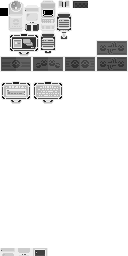
#> input picture assets/tilesets/primary_building/tiles.png, 128 x 256 px
$ python preview_tilesets.py
#> lines starting #> are read from the running program, lines starting #| are printed output that depends on the picture
#!/usr/bin/env python3
"""
为 assets/tilesets/ 下每个图块集生成彩色预览图。

GBA 图块集使用调色板模式（mode=P），每个图块集目录含：
  - tiles.png        原始像素（索引色，128px 宽，8×8 图块）
  - palettes/00~15.pal  16个调色板，每个16色（JASC-PAL格式）

本脚本将16个调色板合并为256色调色板应用到 tiles.png，
输出放大预览图到 assets/tilesets/<名称>/preview.png。

最后生成一张汇总图 assets/tilesets/_all_preview.png。

用法：
    python3 tools/preview_tilesets.py
"""

from pathlib import Path
from PIL import Image, ImageDraw
import sys

GAME_ROOT = Path(__file__).parent.parent
TILESETS_DIR = GAME_ROOT / "assets" / "tilesets"
SCALE = 4        # 放大倍数（8px图块 → 32px，看得清楚）
LABEL_H = 16     # 底部标签高度
COLS = 3         # 汇总图每行列数


def load_palette(pal_dir: Path) -> list[tuple[int, int, int]]:
    """合并16个 JASC-PAL 调色板为256色列表。"""
    full = []
    for i in range(16):
        path = pal_dir / f"{i:02d}.pal"
        if path.exists():
            colors = parse_jasc_pal(path)
            full.extend(colors[:16])
        else:
            full.extend([(0, 0, 0)] * 16)
    return full[:256]


def parse_jasc_pal(path: Path) -> list[tuple[int, int, int]]:
    """解析 JASC-PAL 文本文件，返回 RGB 元组列表。"""
    colors = []
    with open(path, "r", errors="replace") as f:
        lines = [l.strip() for l in f.readlines()]
    # 格式：JASC-PAL / 0100 / 色数 / R G B ...
    for line in lines[3:]:
        parts = line.split()
        if len(parts) == 3:
            try:
                colors.append((int(parts[0]), int(parts[1]), int(parts[2])))
            except ValueError:
                pass
    return colors


def palette_to_bytes(palette: list[tuple[int, int, int]]) -> bytes:
    result = []
    for r, g, b in palette:
        result.extend([r, g, b])
    while len(result) < 768:
        result.extend([0, 0, 0])
    return bytes(result)


def colorize(tiles_path: Path, pal_dir: Path) -> Image.Image:
    """将调色板应用到索引色图像，返回 RGBA 图像。"""
    img = Image.open(tiles_path)
#> img is the input picture: PIL image 128x256 P; min 0, max 255, mean 233.6
    if img.mode != "P":
        return img.convert("RGBA")
    palette = load_palette(pal_dir)
    img.putpalette(palette_to_bytes(palette))
#> img: PIL image 128x256 P; every value is 0
    return img.convert("RGBA")


def make_preview(tileset_dir: Path) -> Image.Image | None:
    tiles_path = tileset_dir / "tiles.png"
    pal_dir = tileset_dir / "palettes"
    if not tiles_path.exists():
        print(f"  [跳过] 未找到 tiles.png: {tileset_dir.name}")
        return None

    img = colorize(tiles_path, pal_dir)

    # 缩放
    w, h = img.width * SCALE, img.height * SCALE
#> w = 512; h = 1024
    big = img.resize((w, h), Image.NEAREST)

    # 加底部标签
    canvas = Image.new("RGBA", (w, h + LABEL_H), (20, 20, 20, 255))
    canvas.paste(big, (0, 0), big)
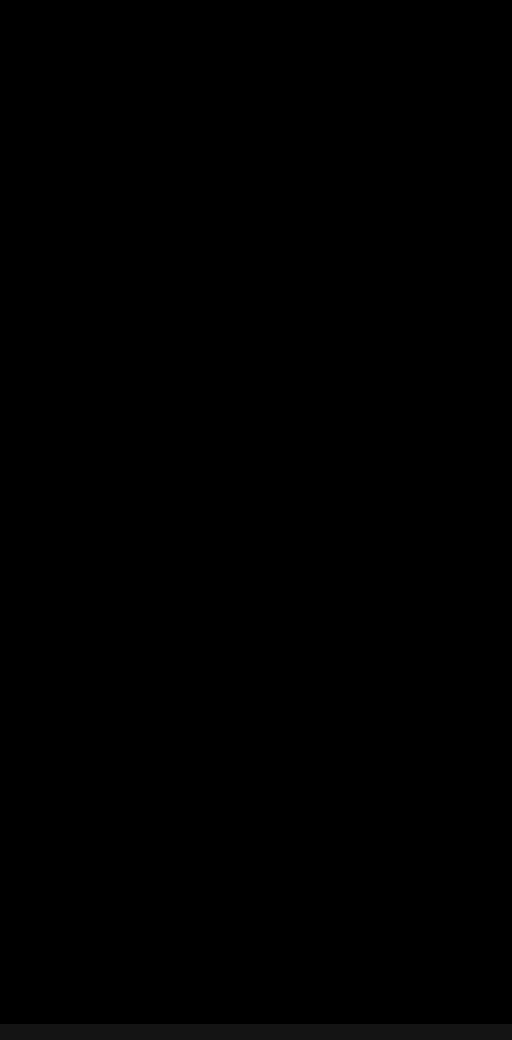
#> canvas: PIL image 512x1040 RGBA; mean R, G, B, A 0.3, 0.3, 0.3, 255
    draw = ImageDraw.Draw(canvas)
    draw.text((4, h + 2), tileset_dir.name, fill=(255, 220, 80, 255))

    out_path = tileset_dir / "preview.png"
    canvas.save(out_path)
    print(f"  [OK] {tileset_dir.name}/preview.png  ({img.width}×{img.height} → {w}×{h}px)")
#|   [OK] primary_building/preview.png  (128×256 → 512×1024px)
    return canvas


def make_summary(previews: list[tuple[str, Image.Image]]) -> None:
    if not previews:
        return

    max_w = max(img.width for _, img in previews)
#> max_w = 512
    max_h = max(img.height for _, img in previews)
#> max_h = 1040
    rows = (len(previews) + COLS - 1) // COLS
#> rows = 1
    PAD = 8

    canvas_w = COLS * (max_w + PAD) + PAD
#> canvas_w = 1568
    canvas_h = rows * (max_h + PAD) + PAD
#> canvas_h = 1056
    canvas = Image.new("RGBA", (canvas_w, canvas_h), (15, 15, 15, 255))
#> canvas: PIL image 1568x1056 RGBA

    for i, (name, img) in enumerate(previews):
        col = i % COLS
        row = i // COLS
        x = PAD + col * (max_w + PAD)
        y = PAD + row * (max_h + PAD)
        canvas.paste(img, (x, y), img)
#> this loop made 1 pass
#> (name, col, row, x, y) on pass 1: ('primary_building', 0, 0, 8, 8)
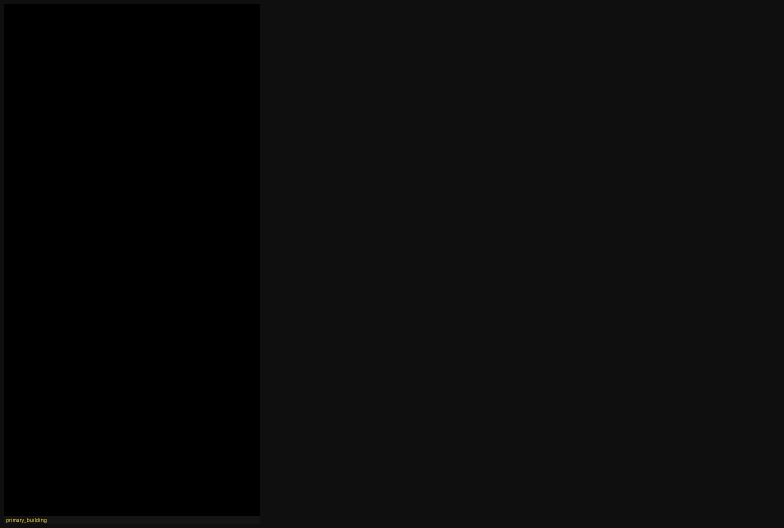
#> canvas: PIL image 1568x1056 RGBA (shown at 1/2 size); mean R, G, B, A 10.3, 10.3, 10.3, 255

    out_path = TILESETS_DIR / "_all_preview.png"
    canvas.save(out_path)
    print(f"\n汇总图: {out_path}  ({canvas.width}×{canvas.height}px)")
#| 汇总图: assets/tilesets/_all_preview.png  (1568×1056px)


def main():
    try:
        from PIL import Image
    except ImportError:
        sys.exit("缺少依赖：pip install Pillow")

    if not TILESETS_DIR.exists():
        sys.exit(f"目录不存在：{TILESETS_DIR}")

    tileset_dirs = sorted(
        d for d in TILESETS_DIR.iterdir()
        if d.is_dir() and not d.name.startswith("_")
    )

    if not tileset_dirs:
        sys.exit("未找到任何图块集子目录")

    print(f"找到 {len(tileset_dirs)} 个图块集，开始生成预览...\n")

    previews = []
    for d in tileset_dirs:
        preview = make_preview(d)
        if preview:
            previews.append((d.name, preview))

    make_summary(previews)
    print(f"\n完成：{len(previews)}/{len(tileset_dirs)} 个预览图已生成")
#| 完成：1/1 个预览图已生成


if __name__ == "__main__":
    main()
